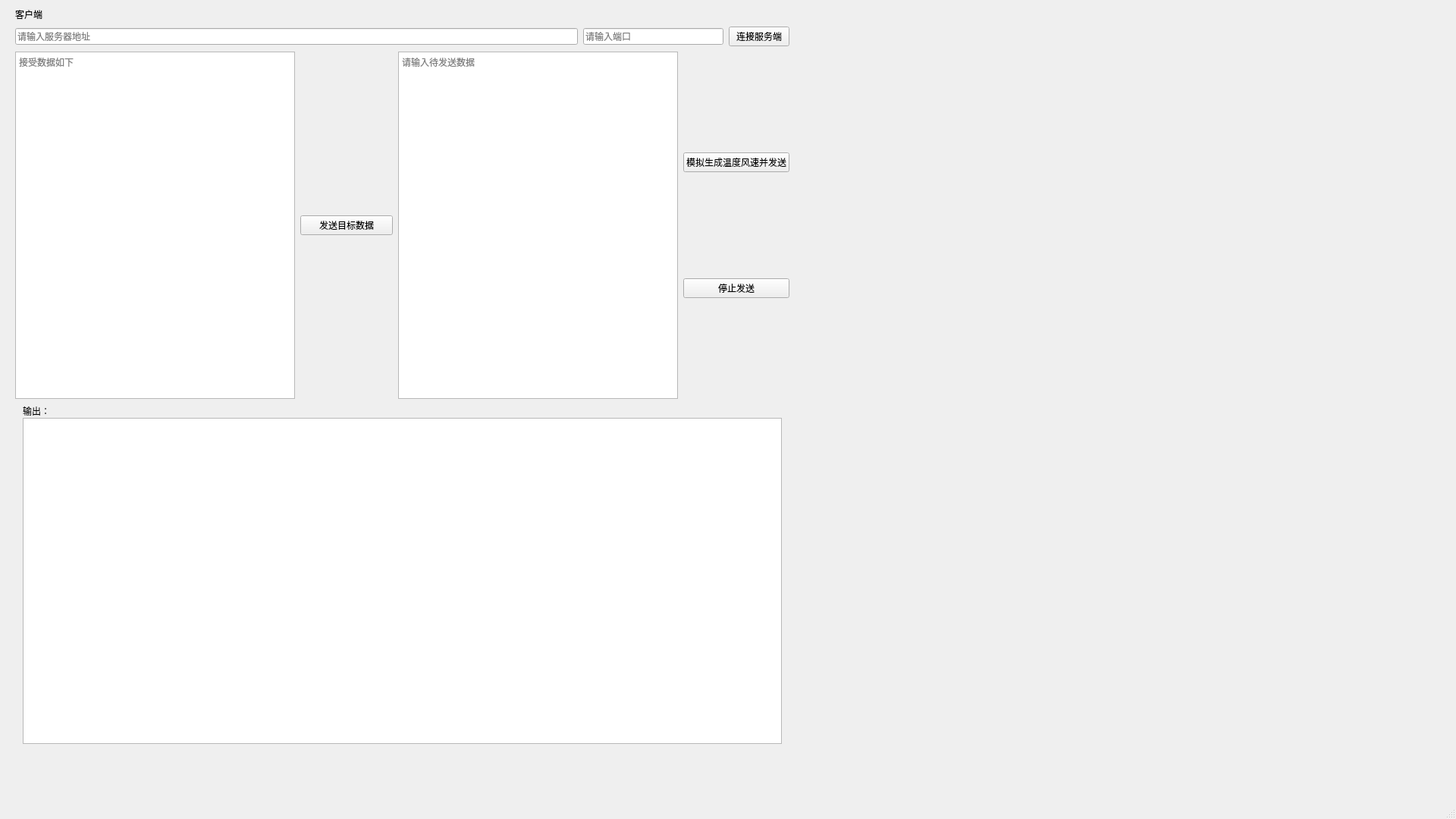
<?xml version="1.0" encoding="UTF-8"?>
<ui version="4.0">
 <class>Client_Window</class>
 <widget class="QMainWindow" name="Client_Window">
  <property name="geometry">
   <rect>
    <x>0</x>
    <y>0</y>
    <width>1920</width>
    <height>1080</height>
   </rect>
  </property>
  <property name="windowTitle">
   <string>MainWindow</string>
  </property>
  <widget class="QWidget" name="centralwidget">
   <widget class="QWidget" name="verticalLayoutWidget_2">
    <property name="geometry">
     <rect>
      <x>10</x>
      <y>10</y>
      <width>1041</width>
      <height>991</height>
     </rect>
    </property>
    <layout class="QVBoxLayout" name="verticalLayout_2" stretch="0,0,4,4">
     <property name="spacing">
      <number>7</number>
     </property>
     <property name="leftMargin">
      <number>10</number>
     </property>
     <property name="rightMargin">
      <number>10</number>
     </property>
     <property name="bottomMargin">
      <number>10</number>
     </property>
     <item>
      <widget class="QLabel" name="label">
       <property name="text">
        <string>客户端</string>
       </property>
      </widget>
     </item>
     <item>
      <layout class="QHBoxLayout" name="horizontalLayout" stretch="4,1,0">
       <item>
        <widget class="QLineEdit" name="lineEdit_ca">
         <property name="placeholderText">
          <string>请输入服务器地址</string>
         </property>
        </widget>
       </item>
       <item>
        <widget class="QLineEdit" name="lineEdit_cp">
         <property name="placeholderText">
          <string>请输入端口</string>
         </property>
        </widget>
       </item>
       <item>
        <widget class="QPushButton" name="connectToSever">
         <property name="text">
          <string>连接服务端</string>
         </property>
        </widget>
       </item>
      </layout>
     </item>
     <item>
      <layout class="QHBoxLayout" name="horizontalLayout_2" stretch="3,1,3,1">
       <item>
        <widget class="QTextEdit" name="textEdit_cs">
         <property name="placeholderText">
          <string>接受数据如下</string>
         </property>
        </widget>
       </item>
       <item>
        <widget class="QPushButton" name="c_send">
         <property name="text">
          <string>发送目标数据</string>
         </property>
        </widget>
       </item>
       <item>
        <widget class="QTextEdit" name="textEdit_ca">
         <property name="placeholderText">
          <string>请输入待发送数据</string>
         </property>
        </widget>
       </item>
       <item>
        <layout class="QVBoxLayout" name="verticalLayout">
         <item>
          <widget class="QPushButton" name="c_senddata">
           <property name="text">
            <string>模拟生成温度风速并发送</string>
           </property>
          </widget>
         </item>
         <item>
          <widget class="QPushButton" name="c_stopsend">
           <property name="text">
            <string>停止发送</string>
           </property>
          </widget>
         </item>
        </layout>
       </item>
      </layout>
     </item>
     <item>
      <layout class="QVBoxLayout" name="verticalLayout_3" stretch="0,0">
       <property name="spacing">
        <number>0</number>
       </property>
       <property name="leftMargin">
        <number>10</number>
       </property>
       <property name="topMargin">
        <number>0</number>
       </property>
       <property name="rightMargin">
        <number>10</number>
       </property>
       <property name="bottomMargin">
        <number>10</number>
       </property>
       <item>
        <widget class="QLabel" name="label_3">
         <property name="text">
          <string>输出：</string>
         </property>
        </widget>
       </item>
       <item>
        <widget class="QTextEdit" name="textEdit_console"/>
       </item>
      </layout>
     </item>
    </layout>
   </widget>
  </widget>
  <widget class="QMenuBar" name="menubar">
   <property name="geometry">
    <rect>
     <x>0</x>
     <y>0</y>
     <width>1920</width>
     <height>26</height>
    </rect>
   </property>
  </widget>
  <widget class="QStatusBar" name="statusbar"/>
 </widget>
 <resources/>
 <connections/>
</ui>
